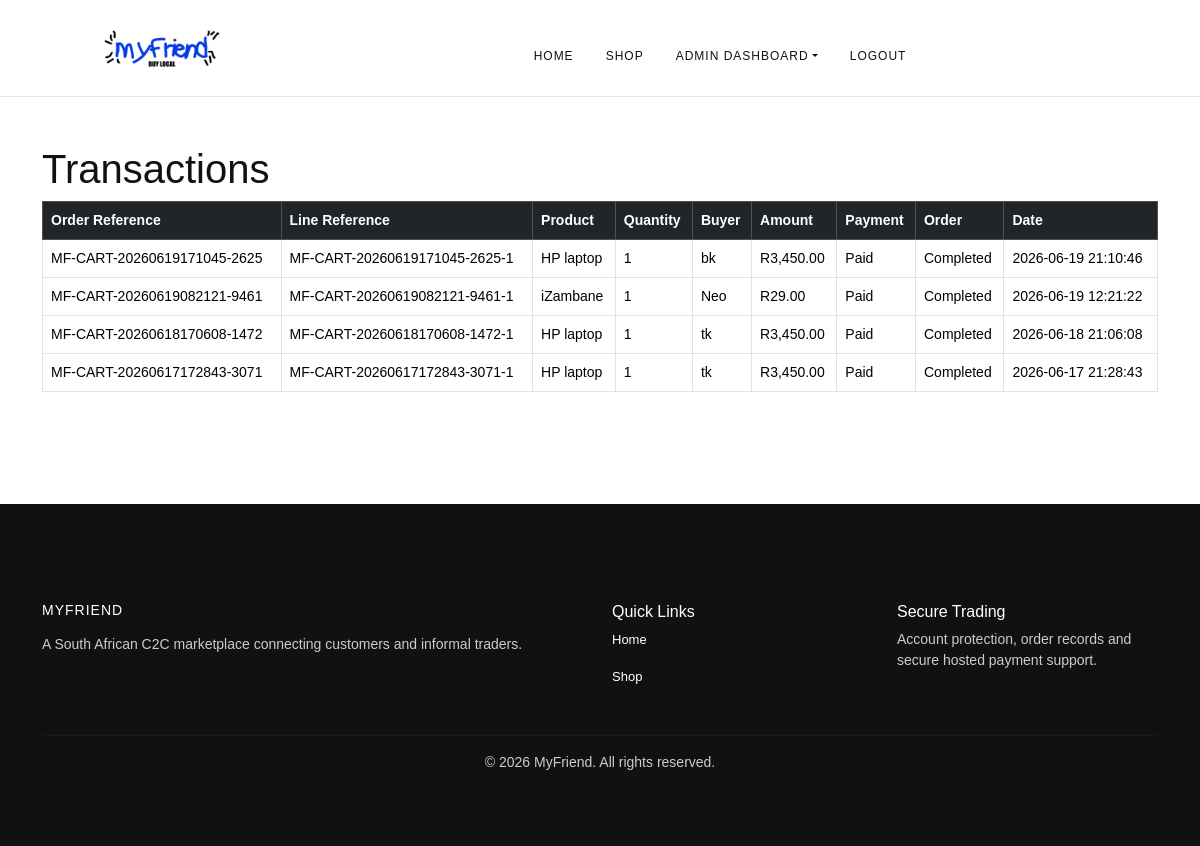
The app's page /admin/transactions.php (signed in) with its own data.
### tables this page shows
CREATE TABLE `transactions` (
  `transactionID` int(11) NOT NULL,
  `buyerID` int(11) NOT NULL,
  `productID` int(11) NOT NULL,
  `quantity` int(11) NOT NULL DEFAULT 1,
  `amount` decimal(10,2) NOT NULL,
  `paymentStatus` varchar(50) DEFAULT 'Pending',
  `orderStatus` varchar(50) DEFAULT 'Pending Payment',
  `deliveryStatus` varchar(30) NOT NULL DEFAULT 'Pending',
  `transactionReference` varchar(80) DEFAULT NULL,
  `checkoutReference` varchar(80) DEFAULT NULL,
  `gatewayReference` varchar(100) DEFAULT NULL,
  `paidAt` datetime DEFAULT NULL,
  `transactionDate` timestamp NOT NULL DEFAULT current_timestamp(),
  `buyerName` varchar(100) NOT NULL,
  `buyerPhone` varchar(20) NOT NULL,
  `buyerEmail` varchar(100) NOT NULL,
  `deliveryAddress` text NOT NULL,
  `paymentMethod` varchar(50) NOT NULL,
  `fulfilmentMethod` varchar(20) NOT NULL DEFAULT 'Delivery'
);

CREATE TABLE `products` (
  `productID` int(11) NOT NULL,
  `sellerID` int(11) NOT NULL,
  `title` varchar(255) NOT NULL,
  `description` text NOT NULL,
  `price` decimal(10,2) NOT NULL,
  `availableQuantity` int(11) NOT NULL DEFAULT 1,
  `image` varchar(255) NOT NULL,
  `shop_name` varchar(100) NOT NULL,
  `category` varchar(100) NOT NULL,
  `created_at` timestamp NOT NULL DEFAULT current_timestamp(),
  `userID` int(11) NOT NULL
);

### config/app.php (called while the page is built, shortened)
<?php
function app_url(string $path = ''): string
{
    $path = '/' . ltrim($path, '/');
    return APP_BASE_URL . ($path === '/' ? '/' : $path);
}
function h($value): string
{
    return htmlspecialchars((string)$value, ENT_QUOTES, 'UTF-8');
}

### admin/transactions.php (the view, shortened to what this page needs)
<?php
require_once dirname(__DIR__) . '/config/app.php';
$result = mysqli_query(
    $conn,
    'SELECT t.*, p.title
     FROM transactions t
     JOIN products p ON p.productID = t.productID
     ORDER BY t.transactionDate DESC'
);
?>
<!DOCTYPE html>
<html lang="en">
<head>
    <link href="https://cdn.jsdelivr.net/npm/bootstrap@5.3.7/dist/css/bootstrap.min.css" rel="stylesheet">
    <link rel="stylesheet" href="<?php echo app_url('/assets/css/style.css?v=80'); ?>">
</head>
<body>
<?php include dirname(__DIR__) . '/includes/navbar.php'; ?>
<div class="container py-5">
    <h1>Transactions</h1>
    <div class="table-responsive">
        <table class="table table-bordered align-middle">
            <thead class="table-dark">
                <tr>
                    <th>Order Reference</th>
                    <th>Line Reference</th>
                    <th>Product</th>
                    <th>Quantity</th>
                    <th>Buyer</th>
                    <th>Amount</th>
                    <th>Payment</th>
                    <th>Order</th>
                    <th>Date</th>
                </tr>
            </thead>
            <tbody>
                <?php while ($transaction = mysqli_fetch_assoc($result)): ?>
                    <tr>
                        <td><?php echo h($transaction['checkoutReference'] ?: $transaction['transactionReference']); ?></td>
                        <td><?php echo h($transaction['transactionReference']); ?></td>
                        <td><?php echo h($transaction['title']); ?></td>
                        <td><?php echo (int)($transaction['quantity'] ?? 1); ?></td>
                        <td><?php echo h($transaction['buyerName']); ?></td>
                        <td>R<?php echo number_format((float)$transaction['amount'], 2); ?></td>
                        <td><?php echo h($transaction['paymentStatus']); ?></td>
                        <td><?php echo h($transaction['orderStatus']); ?></td>
                        <td><?php echo h($transaction['transactionDate']); ?></td>
                    </tr>
                <?php endwhile; ?>
            </tbody>
        </table>
    </div>
</div>
<?php include dirname(__DIR__) . '/includes/footer.php'; ?>
</body>
</html>

### assets/style.css (style rules this page uses)
body { background-color: #ffffff; color: #111111; font-family: Arial, Helvetica, sans-serif; margin: 0; padding: 0; }
.table { font-size: 14px; }

### records on screen
transactions: checkoutReference "MF-CART-20260619171045-2625", transactionReference "MF-CART-20260619171045-2625-1", productID.title "HP laptop", quantity "1", buyerName "bk", amount "3,450.00", paymentStatus "Paid", orderStatus "Completed", transactionDate "2026-06-19 21:10:46"
transactions: checkoutReference "MF-CART-20260619082121-9461", transactionReference "MF-CART-20260619082121-9461-1", productID.title "iZambane", quantity "1", buyerName "Neo", amount "29.00", paymentStatus "Paid", orderStatus "Completed", transactionDate "2026-06-19 12:21:22"
transactions: checkoutReference "MF-CART-20260618170608-1472", transactionReference "MF-CART-20260618170608-1472-1", productID.title "HP laptop", quantity "1", buyerName "tk", amount "3,450.00", paymentStatus "Paid", orderStatus "Completed", transactionDate "2026-06-18 21:06:08"
transactions: checkoutReference "MF-CART-20260617172843-3071", transactionReference "MF-CART-20260617172843-3071-1", productID.title "HP laptop", quantity "1", buyerName "tk", amount "3,450.00", paymentStatus "Paid", orderStatus "Completed", transactionDate "2026-06-17 21:28:43"
